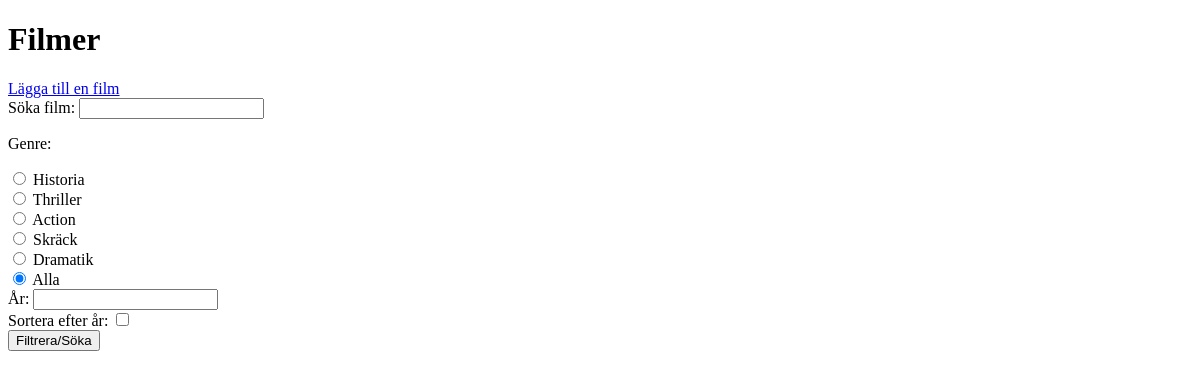
/filmer/, run on an earlier commit of the app's database.
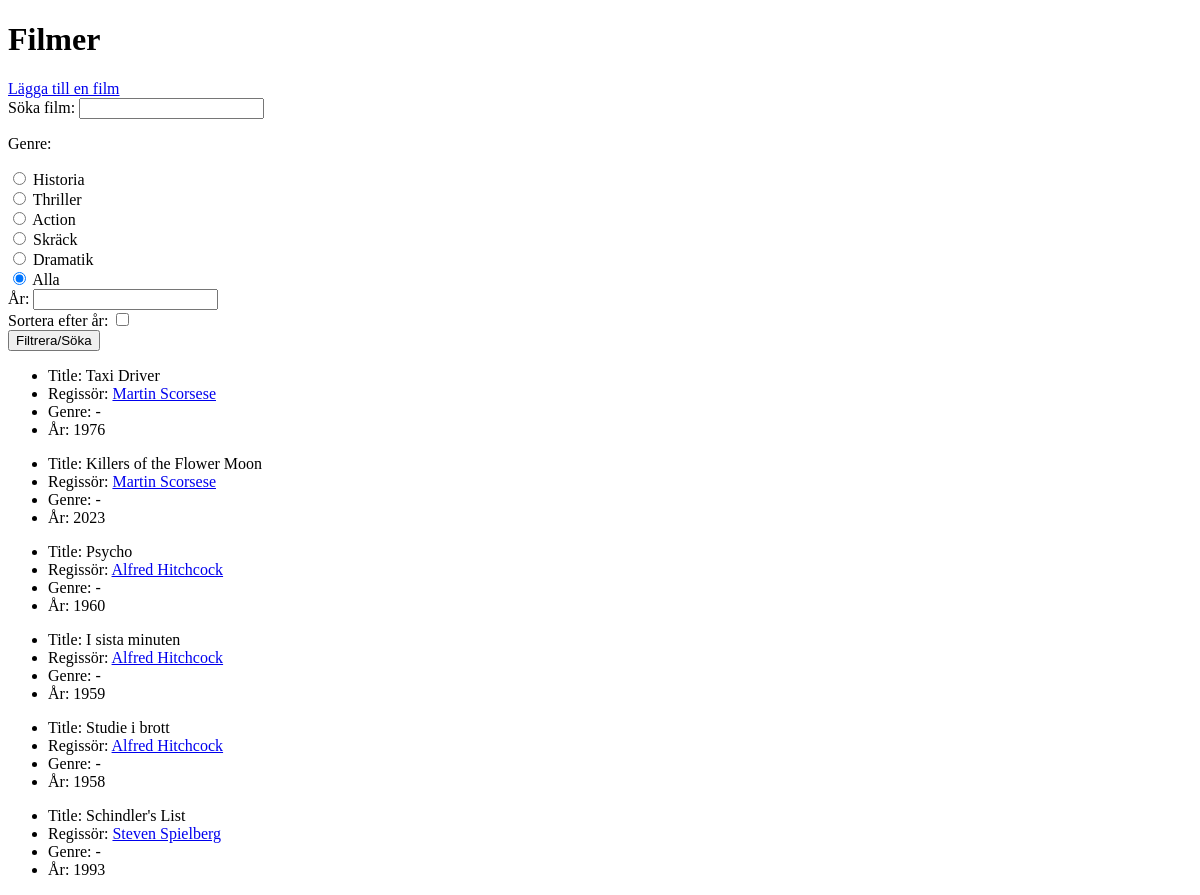
And on a later commit of the database.
### filmer/models.py (models this page shows, shortened)
class Movie(models.Model):
    title = models.CharField(max_length=250)
    director = models.ForeignKey(Director, on_delete=models.CASCADE)
    year = models.IntegerField()
    length = models.IntegerField()
    genre = models.CharField(max_length=50)

class Director(models.Model):
    name = models.CharField(max_length=25)
    age  = models.IntegerField()
    description = models.TextField()
    def __str__(self):
        return self.name

### filmer/views.py (the view)
# urls.py: path('', views.filmerHome, name="filmerHome"),
def filmerHome(request):
    if request.method == "POST":
        genre = request.POST.get("genre")
        year = request.POST.get("year")
        sortByYear = request.POST.get("sortera")
        filmName = request.POST.get("film")
        if filmName:
            film_infos = Movie.objects.filter(title__icontains=filmName)
        else:
            film_infos = Movie.objects.all()
        if year:
            film_infos = film_infos.filter(year=year)
        if genre != "Alla":
            film_infos = film_infos.filter(genre=genre)
        if sortByYear:
            film_infos = film_infos.order_by("year")
    else:
        film_infos = Movie.objects.all()
    return render(request, 'filmer.html', {'film_infos':film_infos})

### filmer/templates/filmer.html (shortened to what this page needs)
<!DOCTYPE html>
<html lang="en">
<head>
</head>
<body>
    <h1>Filmer</h1>
    <a href="{% url 'addFilm' %}">Lägga till en film</a>
    <form action="{% url 'filmerHome' %}" method="post">
        <label for="">
            Söka film:
            <input type="text" name="film" id="film">
       </label>
        <p>Genre:</p>
        <label for="">
            <input type="radio" name="genre" id="genre_0" value="Historia" checked="true">
            Historia
        </label>
        <br>
        <label for="">
            <input type="radio" name="genre" id="genre_1" value="Thriller" checked="true">
            Thriller
        </label>
        <br>
        <label for="">
            <input type="radio" name="genre" id="genre_2" value="Action" checked="true">
            Action
        </label>
        <br>
       <label for="">
            <input type="radio" name="genre" id="genre_3" value="Skräck" checked="true">
            Skräck
       </label>
        <br>
       <label for="">
            <input type="radio" name="genre" id="genre_4" value="Dramatik" checked="true">
            Dramatik
       </label>
       <br>
       <label for="">
            <input type="radio" name="genre" id="genre_3" value="Alla" checked="true">
            Alla
       </label>
       <br>
       <label for="">
            År:
            <input type="number" name="year">
        </label>
       <br>
       <label for="">
            Sortera efter år:
            <input type="checkbox" name="sortera" id="sortera">
       </label>
       <br>
       <input type="submit" value="Filtrera/Söka">
       <br>
    </form>
    {% for film_info in film_infos %}
    <ul>
        <li>Title: {{ film_info.title }}</li>
        <li>Regissör: <a href="{% url 'directorFilmer' film_info.director.id %}">{{ film_info.director }}</a></li>
        <li>Genre: {{ film_info.genre }}</li>
        <li>År: {{ film_info.year }}</li>
    </ul>
    {% endfor %}
</body>
</html>

What changed in the data, as far as the page shows it:
added Movie: title "Taxi Driver", director "Martin Scorsese", genre "-", year "1976"
added Movie: title "Killers of the Flower Moon", director "Martin Scorsese", genre "-", year "2023"
added Movie: title "Psycho", director "Alfred Hitchcock", genre "-", year "1960"
added Movie: title "I sista minuten", director "Alfred Hitchcock", genre "-", year "1959"
added Movie: title "Studie i brott", director "Alfred Hitchcock", genre "-", year "1958"
added Movie: title "Schindler's List", director "Steven Spielberg", genre "-", year "1993"
